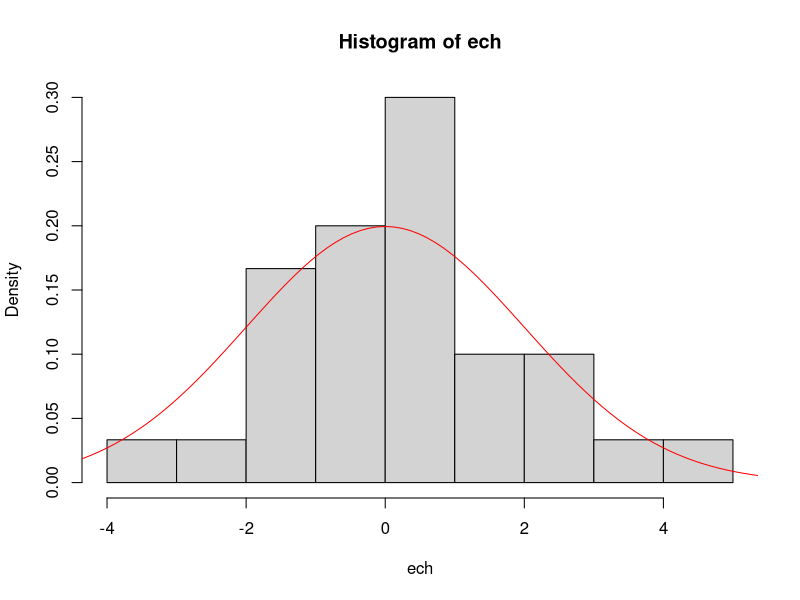
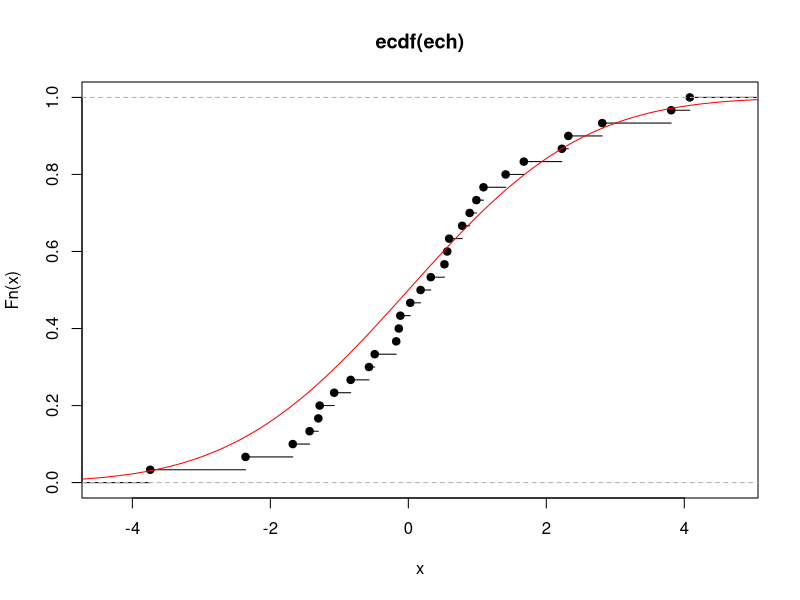
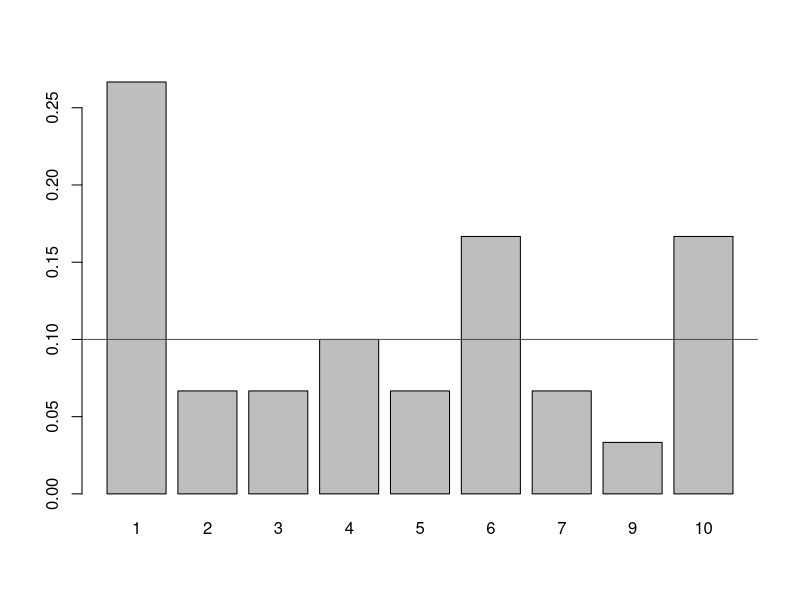
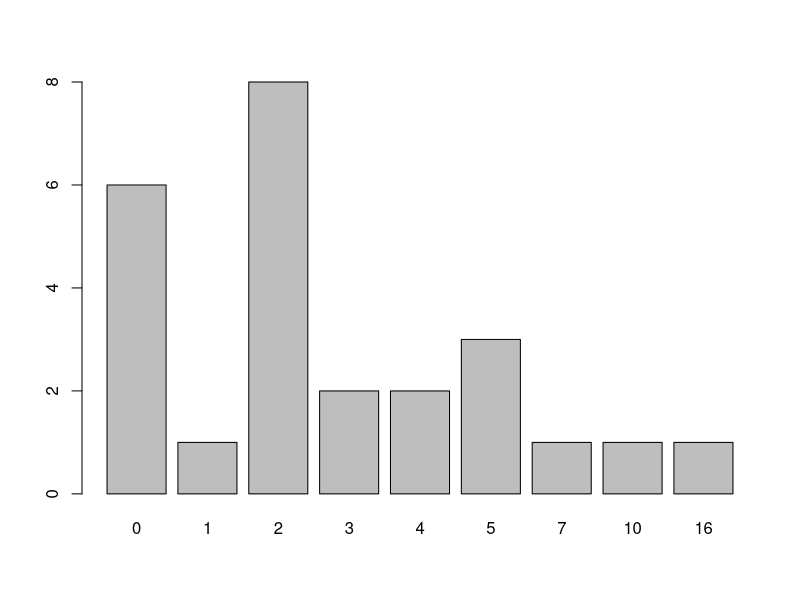
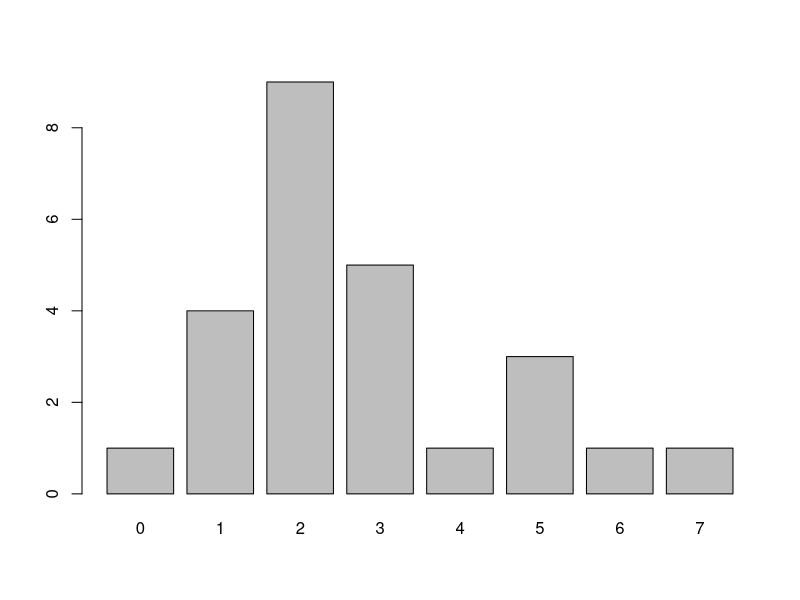
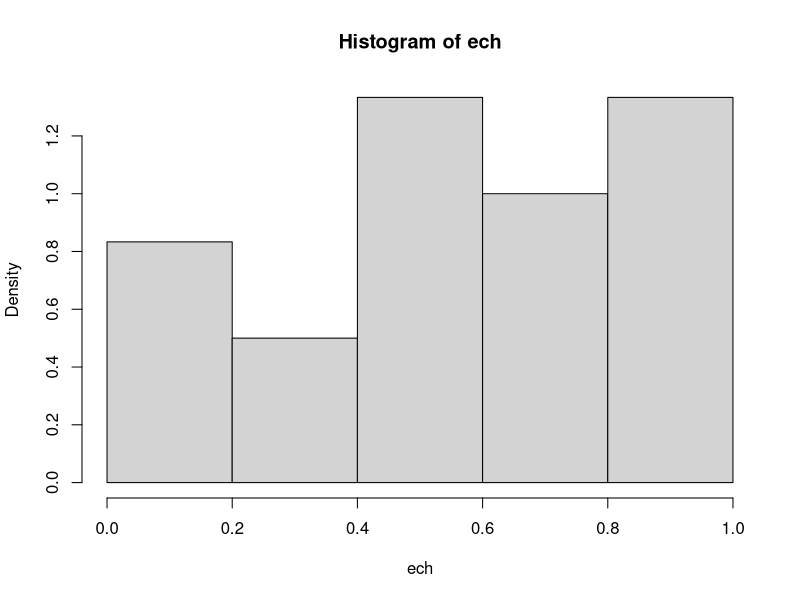
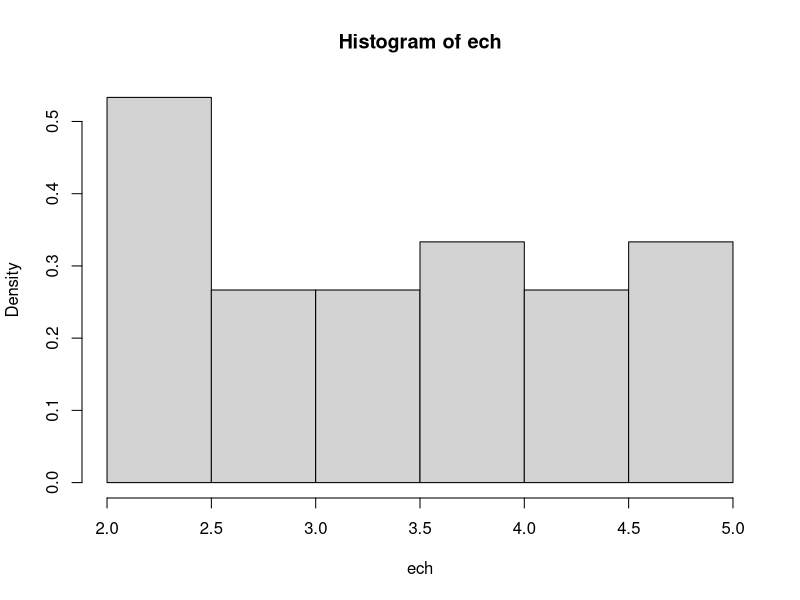
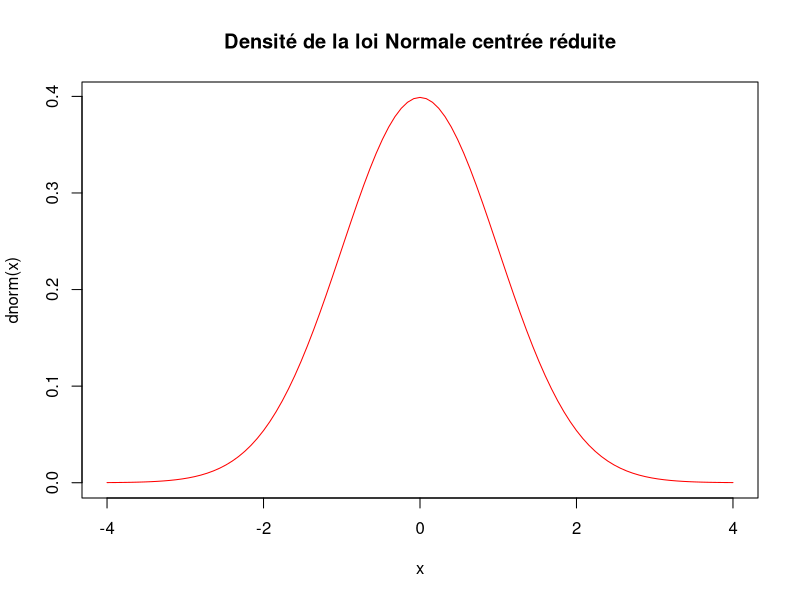

Write the R code that produced these figures, in order.
## ---- chunk 1
n<-30
ech<-rnorm(n,mean = 0,sd = 2) # simulation d'un échantillon d'une loi normale d'espérance 1 et de variance 4 (écart-type = 2)
head(ech,n = 20)
hist(ech, freq=F)
curve(dnorm(x,mean = 0,sd = 2),from = -6,to = 6,ylab="densité",add=T,col="red")
plot(ecdf(ech))
curve(pnorm(x,mean = 0,sd = 2),from = -6,to = 6,ylab="Fonction de répartition",add=T,col="red")
quantile.normale<-qnorm(p = c(0.05,0.1,0.25,0.5,0.75,0.9,0.95),mean = 0,sd = 2)
quantile.echantillon<-quantile(x = ech,probs = c(0.05,0.1,0.25,0.5,0.75,0.9,0.95))
(rbind(quantile.echantillon,quantile.normale))
## ---- chunk 2
n<-30
ech<-sample(1:10,n,replace=T)
table(ech)/n
barplot(table(ech)/n)
abline(h=1/10,col="red")
## ---- chunk 3
n<- 30  # taille de l'échantillon
p<-0.3   # paramètre de la loi de Bernoulli
esp<-p
var<-p*(1-p)
ech<-rbinom(n,size = 1,prob = p) # size = 1 correspond à la loi de Bernoulli
table(ech)/n
paste("La moyenne de l'échantillon est ",mean(ech),", sachant que l'espérance vaut",esp)
paste("La variance de l'échantillon est ",round(var(ech),2),", sachant que la variance de la loi vaut",p*(1-p))
## ---- chunk 4
N<- 100 # taille de l'échantillon
n<- 10L  # premier paramètre de la loi
p<- 0.8 # deuxième paramètre de la loi

ech<-rbinom(N,n,p)
table(ech)/N

dbinom(x=0:n,size = n,prob = p)
## ---- chunk 5
n <- 25 # taille de l'échantillon
p <- 0.3 # paramètre de la loi 
ech<-rgeom(n,p) # simulation de la loi
barplot(table(ech))
## ---- chunk 6
lambda <- 3 # paramètre de la loi de Poisson
n <- 25 # taille de l'échantillon
ech <- rpois(n,lambda) # simulation de la loi de Poisson
mean(ech)
var(ech)
barplot(table(ech))
## ---- chunk 7
n <- 30
ech <- runif(n)
mean(ech)
var(ech)
hist(ech,freq=F)
## ---- chunk 8
n<-30
ech<-runif(n,2,5) # simualtion d'un échantillon d'une loi uniforme sur [2,5]
mean(ech)
var(ech)
hist(ech,freq=F)
## ---- chunk 9
curve(dnorm,from = -4,to = 4,col="red",main="Densité de la loi Normale centrée réduite")
## ---- chunk 10
rnorm(20,0,1) # simulation d'un échantillon de taille 20 d'une loi N(0,1)
rnorm(20,1,1) # simulation d'un échantillon de taille 20 d'une loi N(1,1)
rnorm(20,2,1) # simulation d'un échantillon de taille 20 d'une loi N(2,1)
rnorm(20,0,2) # simulation d'un échantillon de taille 20 d'une loi N(0,1)
rnorm(20,0,4)
## ---- chunk 11
oldpar<-par()          # mise en memoire des param?tres graphiques par d?faut
par(xaxs="i",yaxs="i") # re-d?finition des styles d'axes pour les graphiques de ce TP3

##########################
# QUESTION 1
##########################
# Echantillons de taille n=2000 individus avec diff?rents param?tres
n<-2000
nd1<-rnorm(n,0,1)
nd2<-rnorm(n,1,1)
nd3<-rnorm(n,2,1)
nd4<-rnorm(n,0,2)
nd5<-rnorm(n,0,4)

nd_en_col<-cbind(nd1,nd2,nd3,nd4,nd5) # les echantillons sont mis en ensemble, colonne par colonne
colSums(nd_en_col< -2)/n           # pour chaque colonne on compte le nombre de valeurs qui est en dessous de -2 et on ramène cela à un pourcentage

## ---- chunk 12
##########################
# QUESTION 2
##########################
# Tracer les valeurs
plot(nd1,type="l")

# Executer les commandes ci dessous et quelles sont les différences ?
hist(nd1)
hist(nd1,freq=TRUE,breaks=40)
hist(nd1,freq=TRUE,breaks=50)
## ---- chunk 13
##########################
# QUESTION 3
##########################
# On trace plusieurs histogrammes pour comparer la répartition des valeurs
par(mfrow=c(2,3))   # 6 graphes dans une seule fenetre 
                    # sur 2 lignes et 3 colonnes

infx<- -5           # valeur min sur l'axe des x
supx<- 5            # valeur max sur l'axe des x
x<-seq(infx,supx,0.1) # creation d'un vecteur du min au max par pas de 0.1

hist(nd1,freq=FALSE,breaks=40,xlim=c(infx,supx))
lines(x,dnorm(x,0,1),col="red") # on ajoute a l'histogramme des valeurs 
                                # la courbe theorique de la densite

hist(nd2,freq=FALSE,breaks=40,xlim=c(infx,supx))
lines(x,dnorm(x,1,1),col="red")
hist(nd3,freq=FALSE,breaks=40,xlim=c(infx,supx))
lines(x,dnorm(x,2,1),col="red")

# seconde ligne de graphiques
infx<- -10
supx<- 10
x<-seq(infx,supx,0.1)
hist(nd1,freq=FALSE,breaks=40,xlim=c(infx,supx))
lines(x,dnorm(x,0,1),col="red")
hist(nd4,freq=FALSE,breaks=40,xlim=c(infx,supx))
lines(x,dnorm(x,0,2),col="red")
hist(nd5,freq=FALSE,breaks=40,xlim=c(infx,supx))
lines(x,dnorm(x,0,4),col="red")

## ---- chunk 14
##########################
# QUESTION 4
##########################
# On trace les fonctions de répartition des différents
# échantillons pour comparer la répartition des valeurs
par(mfrow=c(2,3))
infx<- -3
supx<- 3
x<-seq(infx,supx,0.1)
plot(ecdf(nd1),xlim=c(infx,supx))
lines(x,pnorm(x,0,1),col="red")
plot(ecdf(nd2),xlim=c(infx,supx))
lines(x,pnorm(x,1,1),col="red")
plot(ecdf(nd3),xlim=c(infx,supx))
lines(x,pnorm(x,2,1),col="red")
infx<- -10
supx<- 10
x<-seq(infx,supx,0.1)
plot(ecdf(nd1),xlim=c(infx,supx))
lines(x,pnorm(x,0,1),col="red")
plot(ecdf(nd4),xlim=c(infx,supx))
lines(x,pnorm(x,0,2),col="red")
plot(ecdf(nd5),xlim=c(infx,supx))
lines(x,pnorm(x,0,4),col="red")

par(mfrow=c(1,1))
## ---- chunk 15
##########################
# QUESTION 5
##########################
curve(dnorm,from=-4,to=+4)
# creation d'une fonction pour colorier l'aire sous la courbe d'une
# fonction <fun> entre <xmin> et <xmax>
shade_under_curve <- function(fun, xmin, xmax, length=100){
  xvals <- seq(xmin, xmax, length=length)
  dvals <- match.fun(fun)(xvals)
  polygon(c(xvals,rev(xvals)),c(rep(0,length),rev(dvals)),col="gray")
}
shade_under_curve(dnorm,-5,-1)
##### valeur de l'aire sous la courbe
integrate(dnorm,-Inf,-1)
##### valeur de F(-1) à lire sur le graphe
curve(pnorm,from=-3,to=3,xaxs="i",yaxs="i")
grid(NA,40,lwd=1)
segments(-1,0,-1,pnorm(-1))
segments(-1,pnorm(-1),-3,pnorm(-1))
##### valeur de F(-1) par la fonction pnorm
pnorm(-1)

## ---- chunk 16
par(mfrow=c(2,2))
N04<-function(x) dnorm(x,0,2)
curve(N04,from = -8,to = 8,ylab="y")
shade_under_curve(N04,-8,-1)
curve(N04,from = -8,to = 8,ylab="y")
shade_under_curve(N04,-8,2)
curve(N04,from = -8,to = 8,ylab="y")
shade_under_curve(N04,2,8)
curve(N04,from = -8,to = 8,ylab="y")
shade_under_curve(N04,-1,2)
## ---- chunk 17
x<-rnorm(10000,0,1)
x1<-x+1
x2<-x-1
x3<-x*2
x4<-x/2
## ---- chunk 18
old_par<-par()
par(xaxs="i",yaxs="i")

# Deux variables gaussiennes de m?me loi
x<-rnorm(10000,0,1)
y<-rnorm(10000,0,1)

z<-x+y
hist(z,breaks=20,freq=FALSE,ylim=c(0,0.5))
curve(dnorm,from= -4,to=4,add=TRUE,col="red") # la loi N(0,1)

x<-seq(-5,5,0.1)
lines(x,dnorm(x,0,sqrt(2)),col="green4") #la loi propos?e

# Deux variables gaussiennes de meme ecart type mais pas de meme esperance
x<-rnorm(10000,0,1)
y<-rnorm(10000,1,1)

z<-x+y
hist(z,breaks=20,freq=FALSE,ylim=c(0,0.5))
curve(dnorm,from= -4,to=4,add=TRUE,col="red") # la loi N(0,1)

x<-seq(-5,5,0.1)
lines(x,dnorm(x,0,sqrt(2)),col="green4") #la 1ere loi propos?e

x<-seq(-5,5,0.1)
#   lines(x,dnorm(x,###### a vous de trouver######),col="blue4") # la loi que vous proposez (pensez à décommentez la ligne...)

# Deux variables gaussiennes de meme esperance mais pas de meme ecart type
x<-rnorm(10000,0,1)
y<-rnorm(10000,0,2)

z<-x+y
hist(z,breaks=20,freq=FALSE,ylim=c(0,0.5))
curve(dnorm,from= -4,to=4,add=TRUE,col="red")

x<-seq(-5,5,0.1)
#lines(x,dnorm(x,###### a vous de trouver######),col="green4") #la loi que vous proposez
## ---- chunk 19
############################################################################
# Ecrire un script pour expliquer la loi d'une moyenne de lois gaussiennes #
############################################################################     

## ---- chunk 20
#################################################################
## Somme des carrés de loi gaussiennes                        ###
#################################################################
v1<-rnorm(10000,0,1)^2
v2<-rnorm(10000,0,1)^2+rnorm(10000,0,1)^2
v3<-rnorm(10000,0,1)^2+rnorm(10000,0,1)^2+rnorm(10000,0,1)^2
v4<-rnorm(10000,0,1)^2+rnorm(10000,0,1)^2+rnorm(10000,0,1)^2+rnorm(10000,0,1)^2

hist(v1,breaks=40,prob=TRUE,xlim=c(0,10),ylim=c(0,1.5))
curve(dchisq(x,1),from= 0,to= 10,add=TRUE,col="red")
hist(v2,breaks=40,prob=TRUE,xlim=c(0,10),ylim=c(0,0.5))
curve(dchisq(x,2),from= 0,to= 10,add=TRUE,col="red")
hist(v3,breaks=40,prob=TRUE,xlim=c(0,10),ylim=c(0,0.3))
curve(dchisq(x,3),from= 0,to= 10,add=TRUE,col="red")
hist(v4,breaks=40,prob=TRUE,xlim=c(0,20),ylim=c(0,0.20))
curve(dchisq(x,4),from= 0,to= 10,add=TRUE,col="red")      
